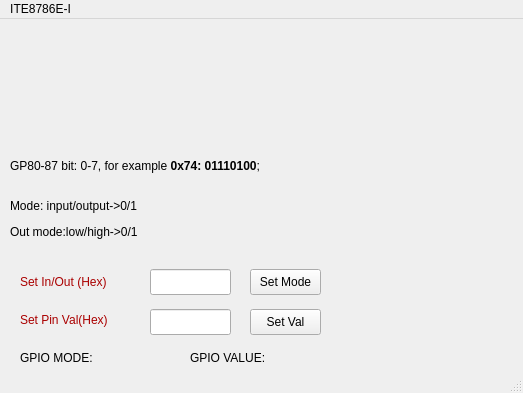
<?xml version="1.0" encoding="UTF-8"?>
<ui version="4.0">
 <class>GPIO_TEST</class>
 <widget class="QMainWindow" name="GPIO_TEST">
  <property name="geometry">
   <rect>
    <x>0</x>
    <y>0</y>
    <width>523</width>
    <height>393</height>
   </rect>
  </property>
  <property name="windowTitle">
   <string>GPIO_TEST</string>
  </property>
  <widget class="QWidget" name="centralWidget">
   <widget class="QLabel" name="label">
    <property name="geometry">
     <rect>
      <x>20</x>
      <y>252</y>
      <width>111</width>
      <height>21</height>
     </rect>
    </property>
    <property name="styleSheet">
     <string notr="true">color: rgb(170, 0, 0);</string>
    </property>
    <property name="text">
     <string>Set In/Out (Hex)</string>
    </property>
   </widget>
   <widget class="QLabel" name="label_2">
    <property name="geometry">
     <rect>
      <x>20</x>
      <y>292</y>
      <width>111</width>
      <height>18</height>
     </rect>
    </property>
    <property name="styleSheet">
     <string notr="true">color: rgb(170, 0, 0);</string>
    </property>
    <property name="text">
     <string>Set Pin Val(Hex)</string>
    </property>
   </widget>
   <widget class="QLineEdit" name="lineEdit">
    <property name="geometry">
     <rect>
      <x>150</x>
      <y>250</y>
      <width>81</width>
      <height>26</height>
     </rect>
    </property>
   </widget>
   <widget class="QLineEdit" name="lineEdit_2">
    <property name="geometry">
     <rect>
      <x>150</x>
      <y>290</y>
      <width>81</width>
      <height>26</height>
     </rect>
    </property>
   </widget>
   <widget class="QPushButton" name="pushButton">
    <property name="geometry">
     <rect>
      <x>250</x>
      <y>250</y>
      <width>71</width>
      <height>26</height>
     </rect>
    </property>
    <property name="text">
     <string>Set Mode</string>
    </property>
   </widget>
   <widget class="QPushButton" name="pushButton_2">
    <property name="geometry">
     <rect>
      <x>250</x>
      <y>290</y>
      <width>71</width>
      <height>26</height>
     </rect>
    </property>
    <property name="text">
     <string>Set Val</string>
    </property>
   </widget>
   <widget class="QLabel" name="label_3">
    <property name="geometry">
     <rect>
      <x>20</x>
      <y>330</y>
      <width>161</width>
      <height>18</height>
     </rect>
    </property>
    <property name="text">
     <string>GPIO MODE:</string>
    </property>
   </widget>
   <widget class="QLabel" name="label_4">
    <property name="geometry">
     <rect>
      <x>190</x>
      <y>330</y>
      <width>151</width>
      <height>18</height>
     </rect>
    </property>
    <property name="text">
     <string>GPIO VALUE:</string>
    </property>
   </widget>
   <widget class="QLabel" name="label_5">
    <property name="geometry">
     <rect>
      <x>10</x>
      <y>0</y>
      <width>501</width>
      <height>111</height>
     </rect>
    </property>
    <property name="styleSheet">
     <string notr="true">background-image: url(:/gpio.png);</string>
    </property>
    <property name="text">
     <string/>
    </property>
   </widget>
   <widget class="QLabel" name="label_6">
    <property name="geometry">
     <rect>
      <x>10</x>
      <y>120</y>
      <width>431</width>
      <height>121</height>
     </rect>
    </property>
    <property name="text">
     <string>&lt;html&gt;&lt;head/&gt;&lt;body&gt;&lt;p&gt;GP80-87 bit: 0-7, for example &lt;span style=&quot; font-weight:600;&quot;&gt;0x74: 01110100&lt;/span&gt;; &lt;br/&gt;&lt;img src=&quot;:/gpio_bit.png&quot;/&gt;&lt;/p&gt;&lt;p&gt;Mode: input/output-&amp;gt;0/1 &lt;/p&gt;&lt;p&gt;Out mode:low/high-&amp;gt;0/1&lt;/p&gt;&lt;/body&gt;&lt;/html&gt;</string>
    </property>
   </widget>
  </widget>
  <widget class="QMenuBar" name="menuBar">
   <property name="geometry">
    <rect>
     <x>0</x>
     <y>0</y>
     <width>523</width>
     <height>20</height>
    </rect>
   </property>
   <widget class="QMenu" name="menuGPIO_TEST">
    <property name="title">
     <string>ITE8786E-I</string>
    </property>
   </widget>
   <addaction name="menuGPIO_TEST"/>
  </widget>
  <widget class="QStatusBar" name="statusBar"/>
 </widget>
 <layoutdefault spacing="6" margin="11"/>
 <resources/>
 <connections/>
</ui>
